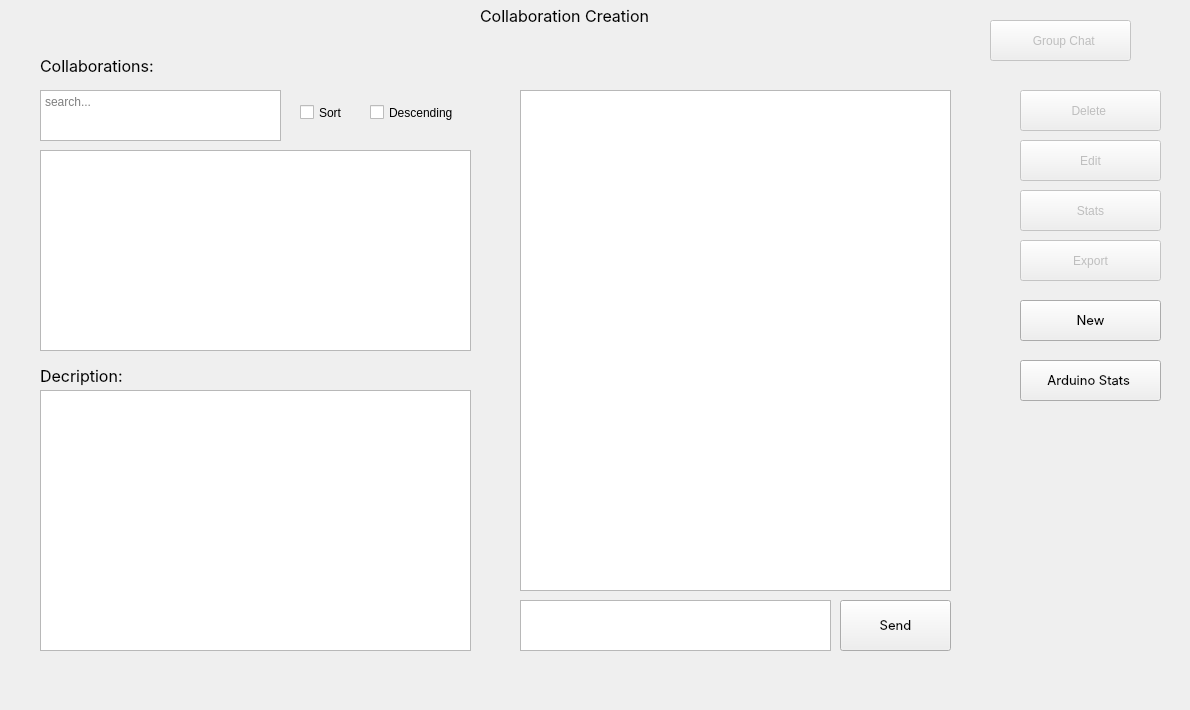
    <widget class="QWidget" name="page_2">
     <widget class="QLabel" name="collaborationCreationCollaborationCreationLabel">
      <property name="geometry">
       <rect>
        <x>480</x>
        <y>0</y>
        <width>251</width>
        <height>31</height>
       </rect>
      </property>
      <property name="font">
       <font>
        <family>-apple-system</family>
        <pointsize>12</pointsize>
       </font>
      </property>
      <property name="text">
       <string>Collaboration Creation</string>
      </property>
     </widget>
     <widget class="QFrame" name="frame_6">
      <property name="geometry">
       <rect>
        <x>30</x>
        <y>60</y>
        <width>1151</width>
        <height>641</height>
       </rect>
      </property>
      <property name="frameShape">
       <enum>QFrame::Shape::NoFrame</enum>
      </property>
      <property name="frameShadow">
       <enum>QFrame::Shadow::Raised</enum>
      </property>
      <widget class="QListWidget" name="collabsList">
       <property name="geometry">
        <rect>
         <x>10</x>
         <y>90</y>
         <width>431</width>
         <height>201</height>
        </rect>
       </property>
      </widget>
      <widget class="QLabel" name="label_17">
       <property name="geometry">
        <rect>
         <x>10</x>
         <y>-10</y>
         <width>131</width>
         <height>31</height>
        </rect>
       </property>
       <property name="font">
        <font>
         <family>-apple-system</family>
         <pointsize>12</pointsize>
        </font>
       </property>
       <property name="text">
        <string>Collaborations: </string>
       </property>
      </widget>
      <widget class="QPushButton" name="collabsDeleteButton">
       <property name="enabled">
        <bool>false</bool>
       </property>
       <property name="geometry">
        <rect>
         <x>990</x>
         <y>30</y>
         <width>141</width>
         <height>41</height>
        </rect>
       </property>
       <property name="text">
        <string>Delete </string>
       </property>
      </widget>
      <widget class="QPushButton" name="collabsStatsButton">
       <property name="enabled">
        <bool>false</bool>
       </property>
       <property name="geometry">
        <rect>
         <x>990</x>
         <y>130</y>
         <width>141</width>
         <height>41</height>
        </rect>
       </property>
       <property name="text">
        <string>Stats</string>
       </property>
      </widget>
      <widget class="QPushButton" name="collabsExportButton">
       <property name="enabled">
        <bool>false</bool>
       </property>
       <property name="geometry">
        <rect>
         <x>990</x>
         <y>180</y>
         <width>141</width>
         <height>41</height>
        </rect>
       </property>
       <property name="text">
        <string>Export</string>
       </property>
      </widget>
      <widget class="QCheckBox" name="collaborationCreationSortSwitch">
       <property name="geometry">
        <rect>
         <x>270</x>
         <y>40</y>
         <width>92</width>
         <height>25</height>
        </rect>
       </property>
       <property name="text">
        <string>Sort</string>
       </property>
      </widget>
      <widget class="QCheckBox" name="collaborationCreationDescSwitch">
       <property name="enabled">
        <bool>true</bool>
       </property>
       <property name="geometry">
        <rect>
         <x>340</x>
         <y>40</y>
         <width>101</width>
         <height>25</height>
        </rect>
       </property>
       <property name="text">
        <string>Descending</string>
       </property>
       <property name="checked">
        <bool>false</bool>
       </property>
      </widget>
      <widget class="QListWidget" name="collabsMessagesList">
       <property name="geometry">
        <rect>
         <x>490</x>
         <y>30</y>
         <width>431</width>
         <height>501</height>
        </rect>
       </property>
      </widget>
      <widget class="QTextBrowser" name="collabsDescription">
       <property name="geometry">
        <rect>
         <x>10</x>
         <y>330</y>
         <width>431</width>
         <height>261</height>
        </rect>
       </property>
      </widget>
      <widget class="QPushButton" name="collabsEditButton">
       <property name="enabled">
        <bool>false</bool>
       </property>
       <property name="geometry">
        <rect>
         <x>990</x>
         <y>80</y>
         <width>141</width>
         <height>41</height>
        </rect>
       </property>
       <property name="text">
        <string>Edit</string>
       </property>
      </widget>
      <widget class="QPlainTextEdit" name="collabsMessageBox">
       <property name="geometry">
        <rect>
         <x>490</x>
         <y>540</y>
         <width>311</width>
         <height>51</height>
        </rect>
       </property>
      </widget>
      <widget class="QPushButton" name="collabsMessageSendButton">
       <property name="geometry">
        <rect>
         <x>810</x>
         <y>540</y>
         <width>111</width>
         <height>51</height>
        </rect>
       </property>
       <property name="font">
        <font>
         <family>-apple-system</family>
         <pointsize>10</pointsize>
        </font>
       </property>
       <property name="text">
        <string>Send</string>
       </property>
      </widget>
      <widget class="QLabel" name="label_25">
       <property name="geometry">
        <rect>
         <x>10</x>
         <y>300</y>
         <width>131</width>
         <height>31</height>
        </rect>
       </property>
       <property name="font">
        <font>
         <family>-apple-system</family>
         <pointsize>12</pointsize>
        </font>
       </property>
       <property name="text">
        <string>Decription:</string>
       </property>
      </widget>
      <widget class="QPushButton" name="collaborationCreationNewButton">
       <property name="geometry">
        <rect>
         <x>990</x>
         <y>240</y>
         <width>141</width>
         <height>41</height>
        </rect>
       </property>
       <property name="font">
        <font>
         <family>-apple-system</family>
         <pointsize>10</pointsize>
        </font>
       </property>
       <property name="text">
        <string>New</string>
       </property>
      </widget>
      <widget class="QPlainTextEdit" name="collabsSearchBox">
       <property name="geometry">
        <rect>
         <x>10</x>
         <y>30</y>
         <width>241</width>
         <height>51</height>
        </rect>
       </property>
       <property name="placeholderText">
        <string>search...</string>
       </property>
      </widget>
      <widget class="QPushButton" name="collaborationsArduinoBtn">
       <property name="geometry">
        <rect>
         <x>990</x>
         <y>300</y>
         <width>141</width>
         <height>41</height>
        </rect>
       </property>
       <property name="font">
        <font>
         <family>-apple-system</family>
         <pointsize>10</pointsize>
        </font>
       </property>
       <property name="text">
        <string>Arduino Stats </string>
       </property>
      </widget>
     </widget>
     <widget class="QPushButton" name="collabsGroupChatButton">
      <property name="enabled">
       <bool>false</bool>
      </property>
      <property name="geometry">
       <rect>
        <x>990</x>
        <y>20</y>
        <width>141</width>
        <height>41</height>
       </rect>
      </property>
      <property name="text">
       <string>  Group Chat</string>
      </property>
      <property name="icon">
       <iconset>
        <normaloff>../../../Desktop/Smart-research-publication-management/icons/video.svg</normaloff>../../../Desktop/Smart-research-publication-management/icons/video.svg</iconset>
      </property>
     </widget>
    </widget>
